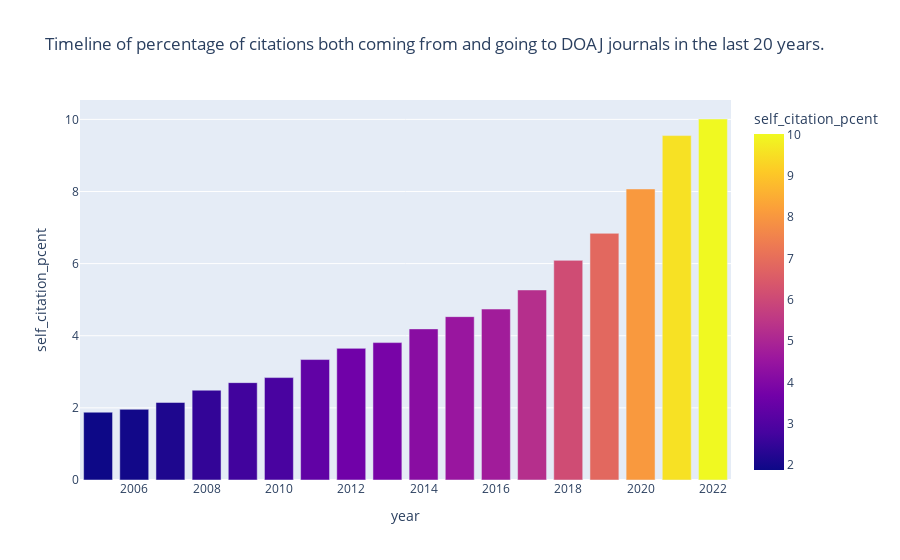

Notebook cell for this chart:
### Markdown cell above
Plotting the timeline of the percetange of citations coming and going to DOAJ.

### Code cell
cit_years_fig = px.bar(final_df_years[-20:-2], x='year', y='self_citation_pcent', 
             hover_data=['self_citation_pcent'],
             title='Timeline of percentage of citations both coming from and going to DOAJ journals in the last 20 years.', 
             color='self_citation_pcent',
             height=600)
cit_years_fig.show()

### Figure 1 — Plotly figure (JSON) as saved in the notebook; plotly's stock layout.template omitted (floating-point values rounded to 4 significant figures)
{"data": [{"alignmentgroup": "True", "hovertemplate": "year=%{x}<br>self_citation_pcent=%{marker.color}<extra></extra>", "legendgroup": "", "marker": {"color": [1.88, 1.96, 2.15, 2.49, 2.7, 2.84, 3.34, 3.65, 3.81, 4.19, 4.53, 4.74, 5.27, 6.09, 6.84, 8.07, 9.55, 10.01], "coloraxis": "coloraxis", "pattern": {"shape": ""}}, "name": "", "offsetgroup": "", "orientation": "v", "showlegend": false, "textposition": "auto", "type": "bar", "x": [2005, 2006, 2007, 2008, 2009, 2010, 2011, 2012, 2013, 2014, 2015, 2016, 2017, 2018, 2019, 2020, 2021, 2022], "xaxis": "x", "y": [1.88, 1.96, 2.15, 2.49, 2.7, 2.84, 3.34, 3.65, 3.81, 4.19, 4.53, 4.74, 5.27, 6.09, 6.84, 8.07, 9.55, 10.01], "yaxis": "y"}], "layout": {"autosize": true, "barmode": "relative", "coloraxis": {"colorbar": {"title": {"text": "self_citation_pcent"}}, "colorscale": [[0, "#0d0887"], [0.1111, "#46039f"], [0.2222, "#7201a8"], [0.3333, "#9c179e"], [0.4444, "#bd3786"], [0.5556, "#d8576b"], [0.6667, "#ed7953"], [0.7778, "#fb9f3a"], [0.8889, "#fdca26"], [1, "#f0f921"]]}, "legend": {"tracegroupgap": 0}, "title": {"text": "Timeline of percentage of citations both coming from and going to DOAJ journals in the last 20 years."}, "xaxis": {"anchor": "y", "autorange": true, "domain": [0, 1], "range": [2004.0, 2022.0], "title": {"text": "year"}, "type": "linear"}, "yaxis": {"anchor": "x", "autorange": true, "domain": [0, 1], "range": [0, 10.54], "title": {"text": "self_citation_pcent"}, "type": "linear"}}}
